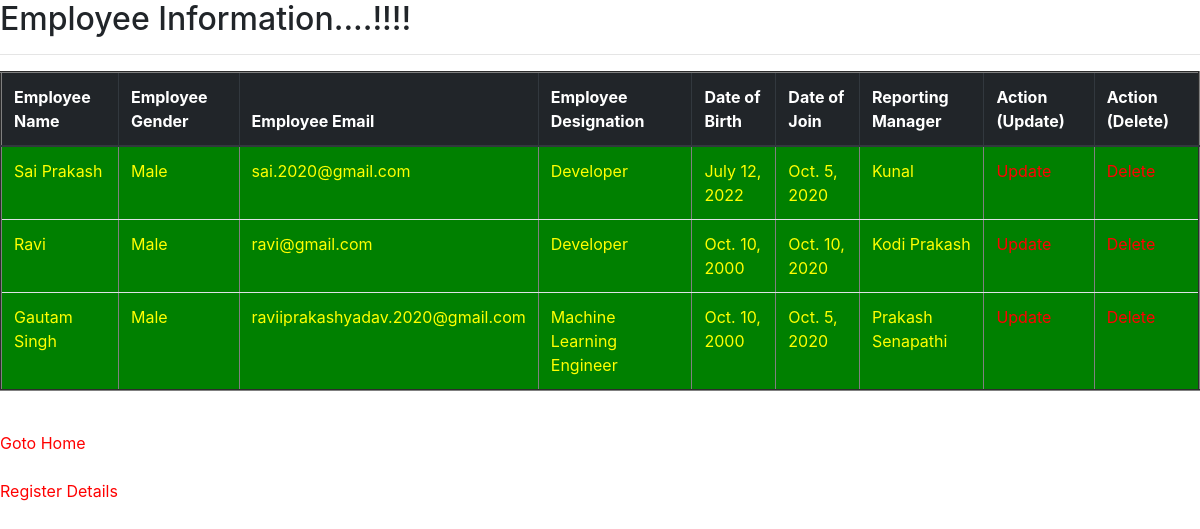
Page /app/get_emp_data on the committed database.
### app/models.py (models this page shows, shortened)
class Employee(models.Model):
    CHOICE=(('male','Male'), ('female',' Female'),('other','Others'))
    name=models.CharField(max_length=30)
    email=models.EmailField()
    date_of_birth=models.DateField()
    date_of_join=models.DateField()
    gender=models.CharField(max_length=20, choices=CHOICE )
    designation=models.CharField(max_length=30)
    reporting_manager=models.CharField(max_length=30)

### app/views.py (the view)
# urls.py: path("get_emp_data", views.get_emp_data),
def get_emp_data(request):
    emp_data=Employee.objects.all()
    return render(request,'app/emp_data.html',{'emp_data':emp_data})

### templates/app/emp_data.html (shortened to what this page needs)
{% extends 'app/base.html' %}
  {% block body_block %}
    <h2>Employee Information....!!!!</h2>
    <hr>
    <table class="table" border="2">
        <thead class="thead-dark">
          <tr>
            <th scope="col">Employee Name</th>
            <th scope="col">Employee Gender</th>
            <th scope="col">Employee Email</th>
            <th scope="col">Employee Designation</th>
            <th scope="col">Date of Birth</th>
            <th scope="col">Date of Join</th>
            <th scope="col">Reporting Manager</th>
            <th scope="col">Action (Update)</th>
            <th scope="col">Action (Delete)</th>
          </tr>
        </thead>
        <tbody>
            {% for data in emp_data %}
          <tr>
            <td> {{data.name|title}}</td>
            <td> {{data.gender|title}}</td>
            <td>{{data.email|lower}}</td>
            <td>{{data.designation|title}}</td>
            <td>{{data.date_of_birth}}</td>
            <td>{{data.date_of_join}}</td>
            <td>{{data.reporting_manager|title}}</td>
            <td><a href="update/{{data.id}}">Update</a></td>
            <td ><a href="delete/{{data.id}}">Delete</a></td>
          </tr>
          {% endfor %}
        </tbody>
      </table>
    <br>
    <a href="/app/home" >Goto Home</a>
    <br>
    <br>
    <a href="/app/empdataform">Register Details</a>
    {% endblock %}

### templates/app/base.html (shortened to what this page needs)
<!DOCTYPE html>
<html lang="en">
<head>
  <link rel="stylesheet" href="https://maxcdn.bootstrapcdn.com/bootstrap/4.0.0/css/bootstrap.min.css"
>
</head>
<body>
{% block body_block %}
{% endblock %}
</body>
</html>

### templates/app/base.html (style rules this page uses)
body { background-image: url("https://images.pexels.com/photos/19670/pexels-photo.jpg?auto=compress&cs=tinysrgb&w=1260&h=750&dpr=1"); background-repeat: no-repeat; background-attachment: fixed; background-size: 100% 100%; }

### templates/app/emp_data.html (style rules this page uses)
a:link { color: red; }
td { background:green; color:yellow; }

### rows in the picture
Employee: name "Sai Prakash", gender "Male", email "sai.2020@gmail.com", designation "Developer", date_of_birth "July 12, 2022", date_of_join "Oct. 5, 2020", reporting_manager "Kunal"
Employee: name "Ravi", gender "Male", email "ravi@gmail.com", designation "Developer", date_of_birth "Oct. 10, 2000", date_of_join "Oct. 10, 2020", reporting_manager "Kodi Prakash"
Employee: name "Gautam Singh", gender "Male", email "raviiprakashyadav.2020@gmail.com", designation "Machine Learning Engineer", date_of_birth "Oct. 10, 2000", date_of_join "Oct. 5, 2020", reporting_manager "Prakash Senapathi"
